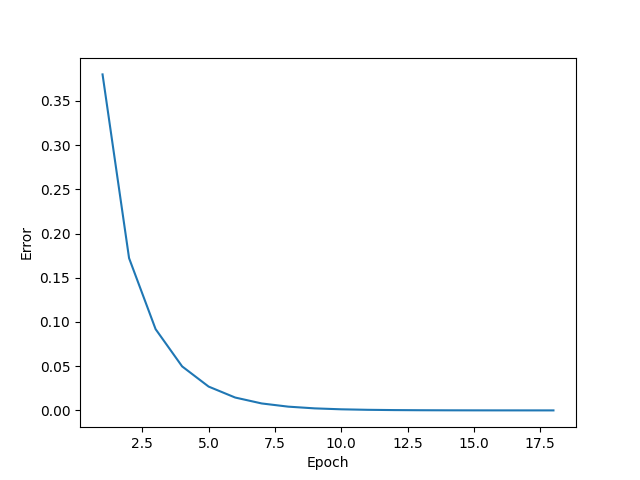

Write the Python code that produced this figure.
import matplotlib.pyplot as plt
import numpy as np


class NN:
    def __init__(self, alpha=0.01, neurons=5):
        self.alpha = alpha
        self.neurons = neurons
        self.W = np.random.rand(neurons)
        self.T = np.zeros(1)
        self.errors = []

    def create_dataset(self, y):
        return np.array([y[i - self.neurons : i] for i in range(self.neurons, len(y))])

    def MSE(self, x, e):
        return (1 / 2) * ((self.predict(x) - e) ** 2)

    def predict(self, x):
        return self.W @ x - self.T

    def train(self, X, E):
        for x, e in zip(X[: 31 - self.neurons], E[self.neurons : 31]):
            y = self.predict(x)
            self.W += -self.alpha * (y - e) * x
            self.T += self.alpha * (y - e)

    def test(self, epoch: int, X, E):
        values = []
        error = np.mean([self.MSE(x, e) for x, e in zip(X[31 - self.neurons :], E[31:])])
        for x, e in zip(X[0 : len(E) - self.neurons], E[self.neurons : len(E)]):
            values.append(self.predict(x))
        print(f"Epoch: {epoch}: e={error}")
        return values

    def set_MSE(self, X, E):
        self.errors.append(np.mean([self.MSE(x, e) for x, e in zip(X[31 - self.neurons :], E[31:])]))


if __name__ == "__main__":
    # best alpha=0.2 neurons=5
    neurons = 5
    model = NN(alpha=0.02, neurons=neurons)

    arrange = np.arange(0, 5, 0.1)

    func = lambda a, b, d, x: a * np.sin(b * x) + d
    y = func(1, 8, 0.4, np.arange(0, 5, 0.1))
    x = model.create_dataset(y)
    last_epoch = -1
    for epoch in range(1, 100):
        model.train(x, y)
        model.set_MSE(x, y)
        model.test(epoch, x, y)
        if model.errors[-1] <= 1e-5:
            last_epoch = epoch
            break
    if last_epoch == -1:
        last_epoch = 99
    print("Training results")
    values = model.test(last_epoch, x, y)

    plt.plot(range(1, len(model.errors) + 1), model.errors)
    plt.xlabel("Epoch")
    plt.ylabel("Error")
    plt.savefig("NN.png")

    plt.clf()

    plt.plot(np.arange(0, 5, 0.1), func(1, 8, 0.4, np.arange(0, 5, 0.1)), label="function")
    plt.plot(np.arange(neurons / 10, 5, 0.1), values, label="predict")
    plt.xlabel("X")
    plt.ylabel("Y")
    plt.legend(loc="upper center")
    plt.savefig("graph.png")
